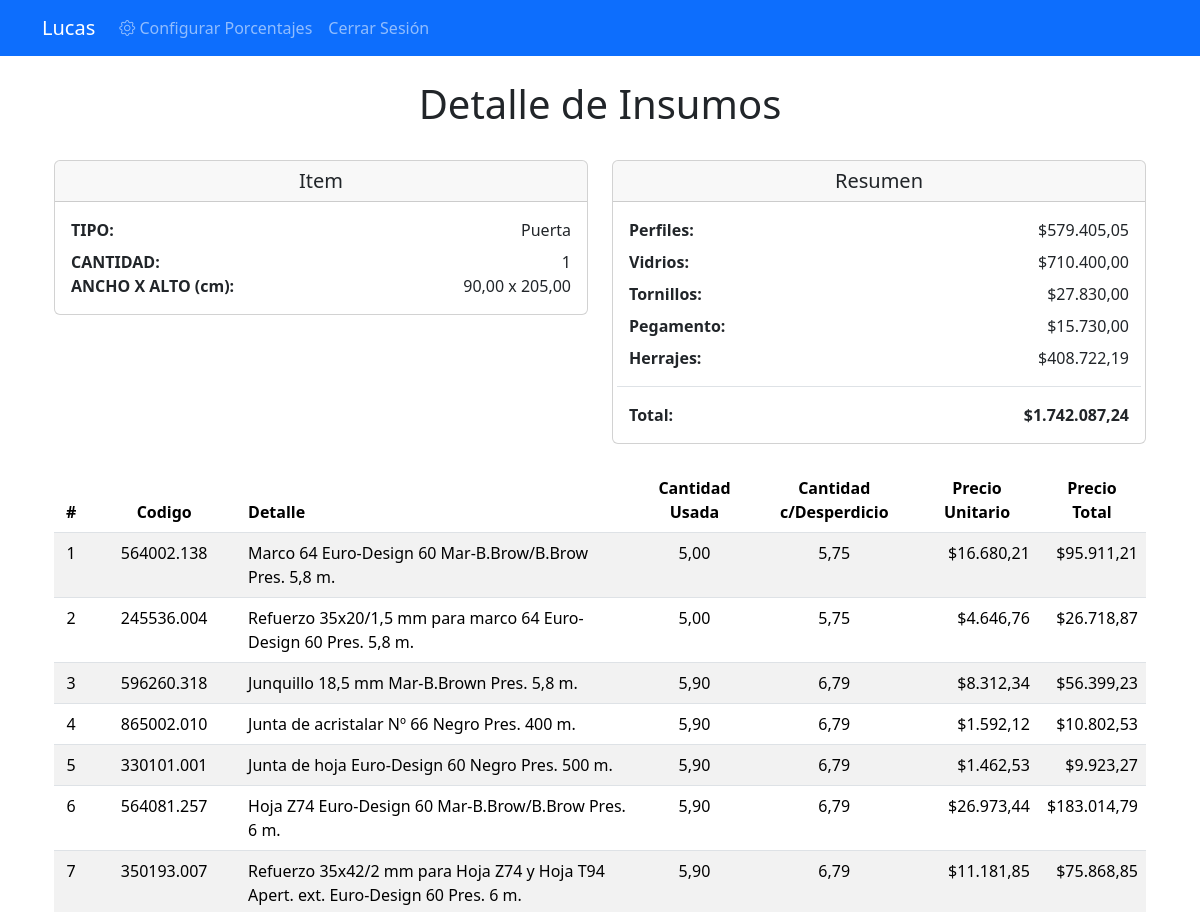
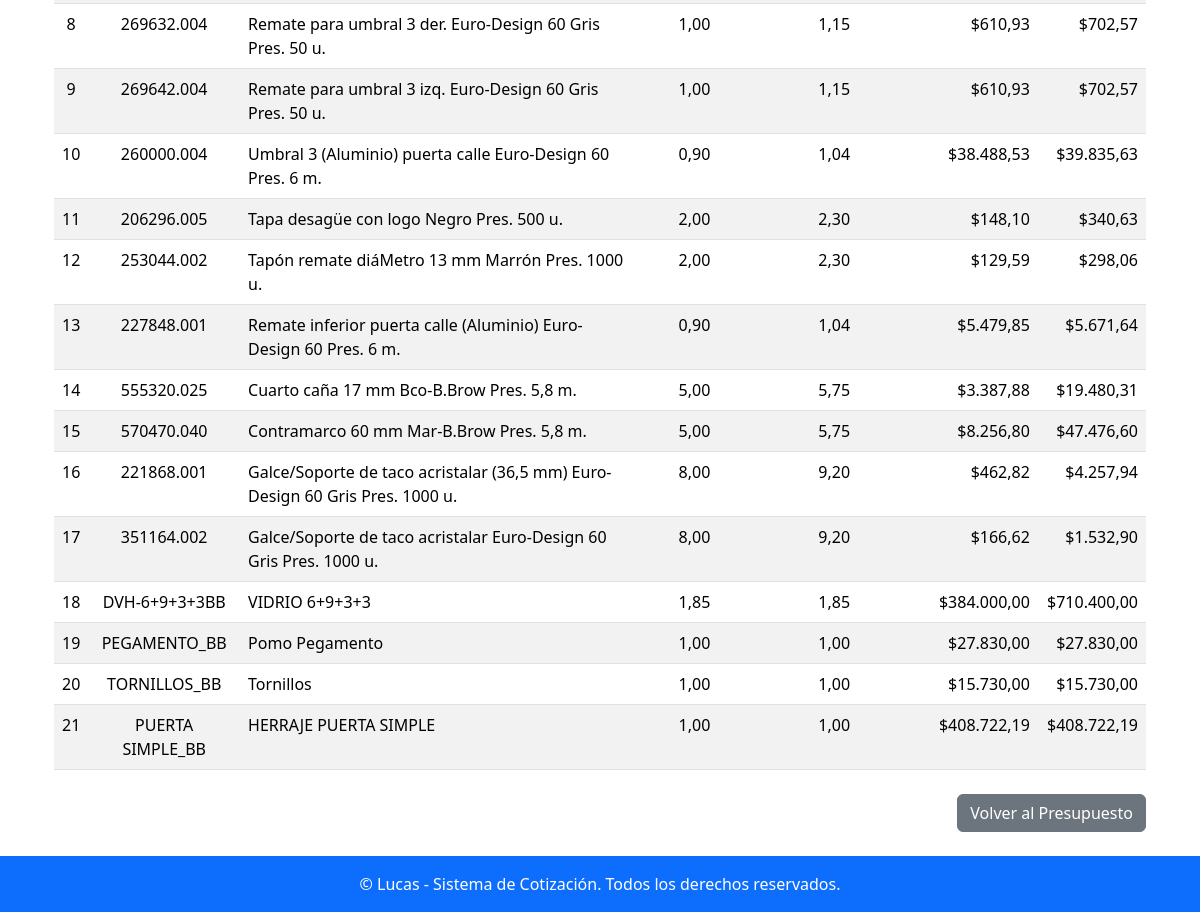
Page /item/557/detalle_insumos/ (signed in) on the committed database (2 pictures, top to bottom).
### apps/presupuestos/models.py (models this page shows, shortened)
class Item(models.Model):
    presupuesto = models.ForeignKey(Presupuesto, related_name='items', on_delete=models.CASCADE)  # Relación con el presupuesto
    nombre_item = models.CharField(max_length=25, blank=True, default='')  # Nombre identificativo del ítem
    cantidad = models.PositiveIntegerField()  # Cantidad del ítem
    ancho = models.DecimalField(max_digits=10, decimal_places=2, null=True, blank=True)  # Ancho en unidades
    alto = models.DecimalField(max_digits=10, decimal_places=2, null=True, blank=True)  # Alto en unidades
    ancho_hoja = models.DecimalField(max_digits=10, decimal_places=2, null=True, blank=True)  # Ancho de hoja en unidades
    alto_lama = models.DecimalField(max_digits=10, decimal_places=2, null=True, blank=True)
    tipo = models.ForeignKey(Tipo, on_delete=models.CASCADE)  # Tipo de ítem (ventana, puerta, etc.)
    color = models.ForeignKey(Color, on_delete=models.CASCADE)  # Color del ítem
    revestimiento = models.ForeignKey(Revestimiento, on_delete=models.CASCADE)  # Tipo de revestimiento
    desperdicio = models.DecimalField(max_digits=5, decimal_places=2, default=0.0)  # Porcentaje de desperdicio
    mosquitero = models.BooleanField(default=False, null=True, blank=True)

class Tipo(models.Model):
    numero = models.IntegerField(unique=True)  # Número identificador del tipo
    detalle = models.CharField(max_length=100)  # Descripción del tipo

### apps/presupuestos/views.py (the view)
# urls.py: path('item/<int:item_id>/detalle_insumos/', presupuestos_views.detalle_insumos, name='detalle_insumos'),
@login_required
def detalle_insumos(request, item_id):
    item = get_object_or_404(Item, id=item_id)
    detalles = (
        DetalleInsumo.objects.filter(item=item)
        .values(
            'insumo__codigo',  # Código del insumo
            'insumo__descripcion',  # Descripción del insumo
            'cantidad_usada',  # Cantidad usada
            'precio_unitario',  # Precio unitario
        )
        .annotate(
            cantidad_desperdicio=Case(
                When(insumo__tipo_insumo__id=1, then=ExpressionWrapper(
                    F('cantidad_usada') * ((F('item__desperdicio') / 100.0) + 1.0),
                    output_field=DecimalField(max_digits=10, decimal_places=2)
                )),
                default=F('cantidad_usada'),
                output_field=DecimalField(max_digits=10, decimal_places=2)
            ),
            precio_total = ExpressionWrapper(
                F('cantidad_desperdicio') * F('precio_unitario'),
                output_field=DecimalField(max_digits=10, decimal_places=2)
            )
        )
        .order_by('id')  # Orden por ID del detalle
    )
    resumen_tipo_insumo = (
        DetalleInsumo.objects.filter(item=item)
        .values('insumo__tipo_insumo__nombre')
        .annotate(total_valor=Sum('precio_total'))
        .order_by('insumo__tipo_insumo__id')
    )
    valor_total = resumen_tipo_insumo.aggregate(Sum('total_valor'))['total_valor__sum'] or 0
    return render(request, 'detalle_insumos.html', {
        'item': item,
        'detalles': detalles,  # Incluye los detalles con cantidad_desperdicio y precio_total
        'resumen_tipo_insumo': resumen_tipo_insumo,
        'valor_total': valor_total,  # Pasar el valor total al template
    })

### apps/presupuestos/templates/detalle_insumos.html (shortened to what this page needs)
{% extends 'base.html' %}
{% load humanize %}
{% block content %}
<div class="container mt-4">
    <h1 class="text-center">Detalle de Insumos</h1>
    <br>
    <div class="row">
        <div class="col-md-6">
            <div class="card">
                <div class="card-header">
                    <h5 class="text-center mb-0">Item</h5>
                </div>
                <div class="card-body">
                    <div class="row mb-2">
                        <div class="col-6 text-start fw-bold">TIPO:</div>
                        <div class="col-6 text-end">{{ item.tipo.detalle }}</div>
                    </div>
                    <div class="row">
                        <div class="col-6 text-start fw-bold">CANTIDAD:</div>
                        <div class="col-6 text-end">{{ item.cantidad }}</div>
                    </div>
                    <div class="row">
                        <div class="col-6 text-start fw-bold">ANCHO X ALTO (cm):</div>
                        <div class="col-6 text-end">{{ item.ancho }} x {{ item.alto }}</div>
                    </div>
                </div>
            </div>
        </div>
        <div class="col-md-6">
            <div class="card">
                <div class="card-header">
                    <h5 class="text-center mb-0">Resumen</h5>
                </div>
                <div class="card-body">
                    {% for resumen in resumen_tipo_insumo %}
                        <div class="row mb-2">
                            <div class="col-6 text-start fw-bold">
                                {{ resumen.insumo__tipo_insumo__nombre|default:"Sin Tipo" }}:
                            </div>
                            <div class="col-6 text-end">
                                ${{ resumen.total_valor|floatformat:2|intcomma }}
                            </div>
                        </div>
                    {% endfor %}
                    <div class="row mt-3 pt-3 border-top">
                        <div class="col-6 text-start fw-bold">
                            <strong>Total:</strong>
                        </div>
                        <div class="col-6 text-end">
                            <strong>${{ valor_total|floatformat:2|intcomma }}</strong>
                        </div>
                    </div>
                </div>
            </div>
        </div>
    </div>
    <br>
    {% if detalles %}
        <table class="table table-striped">
            <thead class="thead-dark">
                <tr>
                    <th class="text-center" scope="col">#</th>
                    <th class="text-center" scope="col">Codigo</th>
                    <th class="text-align-left" scope="col">Detalle</th>
                    <th class="text-center" scope="col">Cantidad Usada</th>
                    <th class="text-center" scope="col">Cantidad c/Desperdicio</th>
                    <th class="text-center" scope="col">Precio Unitario</th>
                    <th class="text-center" scope="col">Precio Total</th>
                </tr>
            </thead>
            <tbody>
                {% for detalle in detalles %}
                <tr>
                    <td class="text-center">{{ forloop.counter }}</td>
                    <td class="text-center">{{ detalle.insumo__codigo }}</td>
                    <td class="text-align-left">{{ detalle.insumo__descripcion }}</td>
                    <td class="text-center">{{ detalle.cantidad_usada }}</td>
                    <td class="text-center">{{ detalle.cantidad_desperdicio|floatformat:2 }}</td>
                    <td class="text-end">${{ detalle.precio_unitario|intcomma }}</td>
                    <td class="text-end">${{ detalle.precio_total|floatformat:2 }}</td>
                </tr>
                {% endfor %}
            </tbody>
        </table>
    {% else %}
        <p>No hay insumos asociados a este ítem.</p>
    {% endif %}
    <div class="mt-4 d-flex justify-content-end">
        <a href="{% url 'detalle_presupuesto' item.presupuesto.numero %}" class="btn btn-secondary">Volver al Presupuesto</a>
    </div>
</div>
{% endblock %}

### rows in the picture
Item: tipo.detalle "Puerta", cantidad "1", ancho "90,00", alto "205,00"

### other values in the picture
{{ resumen.insumo__tipo_insumo__nombre|default:"Sin Tipo" }} "Perfiles" "Vidrios" "Tornillos" "Pegamento" "Herrajes"
{{ resumen.total_valor|floatformat:2|intcomma }} "579.405,05" "710.400,00" "27.830,00" "15.730,00" "408.722,19"
{{ valor_total|floatformat:2|intcomma }} "1.742.087,24"
{{ detalle.insumo__codigo }} "564002.138" "245536.004" "596260.318" "865002.010" "330101.001" "564081.257" "350193.007" "269632.004" "269642.004" "260000.004" "206296.005" "253044.002" "227848.001" "555320.025" "570470.040" "221868.001" "351164.002" "DVH-6+9+3+3BB" "PEGAMENTO_BB" "TORNILLOS_BB" "PUERTA SIMPLE_BB"
{{ detalle.insumo__descripcion }} "Marco 64 Euro-Design 60 Mar-B.Brow/B.Brow Pres. 5,8 m." "Refuerzo 35x20/1,5 mm para marco 64 Euro-Design 60 Pres. 5,8 m." "Junquillo 18,5 mm Mar-B.Brown Pres. 5,8 m." "Junta de acristalar Nº 66 Negro Pres. 400 m." "Junta de hoja Euro-Design 60 Negro Pres. 500 m." "Hoja Z74 Euro-Design 60 Mar-B.Brow/B.Brow Pres. 6 m." "Refuerzo 35x42/2 mm para Hoja Z74 y Hoja T94 Apert. ext. Euro-Design 60 Pres. 6 m." "Remate para umbral 3 der. Euro-Design 60 Gris Pres. 50 u." "Remate para umbral 3 izq. Euro-Design 60 Gris Pres. 50 u." "Umbral 3 (Aluminio) puerta calle Euro-Design 60 Pres. 6 m." "Tapa desagüe con logo Negro Pres. 500 u." "Tapón remate diáMetro 13 mm Marrón Pres. 1000 u." "Remate inferior puerta calle (Aluminio) Euro-Design 60 Pres. 6 m." "Cuarto caña 17 mm Bco-B.Brow Pres. 5,8 m." "Contramarco 60 mm Mar-B.Brow Pres. 5,8 m." "Galce/Soporte de taco acristalar (36,5 mm) Euro-Design 60 Gris Pres. 1000 u." "Galce/Soporte de taco acristalar Euro-Design 60 Gris Pres. 1000 u." "VIDRIO 6+9+3+3" "Pomo Pegamento" "Tornillos" "HERRAJE PUERTA SIMPLE"
{{ detalle.cantidad_usada }} "5,00" "5,00" "5,90" "5,90" "5,90" "5,90" "5,90" "1,00" "1,00" "0,90" "2,00" "2,00" "0,90" "5,00" "5,00" "8,00" "8,00" "1,85" "1,00" "1,00" "1,00"
{{ detalle.cantidad_desperdicio|floatformat:2 }} "5,75" "5,75" "6,79" "6,79" "6,79" "6,79" "6,79" "1,15" "1,15" "1,04" "2,30" "2,30" "1,04" "5,75" "5,75" "9,20" "9,20" "1,85" "1,00" "1,00" "1,00"
{{ detalle.precio_unitario|intcomma }} "16.680,21" "4.646,76" "8.312,34" "1.592,12" "1.462,53" "26.973,44" "11.181,85" "610,93" "610,93" "38.488,53" "148,10" "129,59" "5.479,85" "3.387,88" "8.256,80" "462,82" "166,62" "384.000,00" "27.830,00" "15.730,00" "408.722,19"
{{ detalle.precio_total|floatformat:2 }} "95.911,21" "26.718,87" "56.399,23" "10.802,53" "9.923,27" "183.014,79" "75.868,85" "702,57" "702,57" "39.835,63" "340,63" "298,06" "5.671,64" "19.480,31" "47.476,60" "4.257,94" "1.532,90" "710.400,00" "27.830,00" "15.730,00" "408.722,19"
